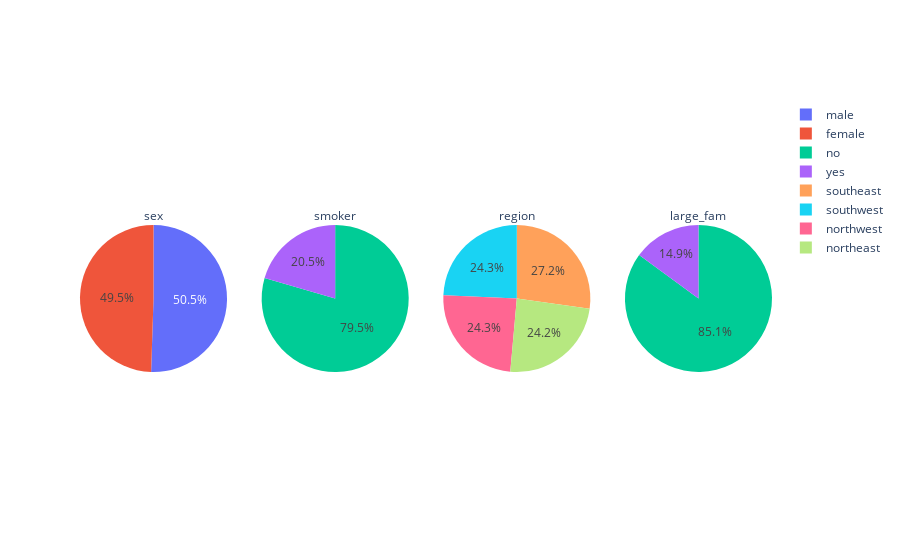

This figure's notebook cell:
### Code cell
# create a plot for sex, smoker, region, and large family. 
fig = make_subplots(rows=1, cols=4, specs=[[{"type": "pie"}, {"type": "pie"}, {"type": "pie"}, {"type": "pie"}]])

for i, col_name in enumerate(insurance.loc[:, insurance.dtypes == 'object']):
    c = insurance[col_name].value_counts()
    fig.add_trace(
        go.Pie(labels=c.index, values=c.values, title=col_name, name=col_name),
        row=1, col=i+1
    )
    
fig.show()

### Figure 1 — Plotly figure (JSON) as saved in the notebook; plotly's stock layout.template omitted (floating-point values rounded to 4 significant figures)
{"data": [{"domain": {"x": [0, 0.2125], "y": [0, 1]}, "labels": ["male", "female"], "name": "sex", "title": {"text": "sex"}, "type": "pie", "values": [676, 662]}, {"domain": {"x": [0.2625, 0.475], "y": [0, 1]}, "labels": ["no", "yes"], "name": "smoker", "title": {"text": "smoker"}, "type": "pie", "values": [1064, 274]}, {"domain": {"x": [0.525, 0.7375], "y": [0, 1]}, "labels": ["southeast", "southwest", "northwest", "northeast"], "name": "region", "title": {"text": "region"}, "type": "pie", "values": [364, 325, 325, 324]}, {"domain": {"x": [0.7875, 1], "y": [0, 1]}, "labels": ["no", "yes"], "name": "large_fam", "title": {"text": "large_fam"}, "type": "pie", "values": [1138, 200]}], "layout": {}}
